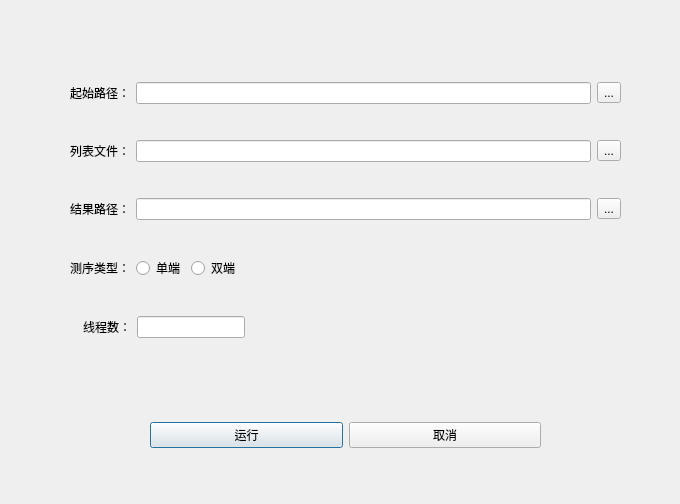
<?xml version="1.0" encoding="UTF-8"?>
<ui version="4.0">
 <class>Dialog</class>
 <widget class="QDialog" name="Dialog">
  <property name="geometry">
   <rect>
    <x>0</x>
    <y>0</y>
    <width>680</width>
    <height>504</height>
   </rect>
  </property>
  <property name="windowTitle">
   <string>Dialog</string>
  </property>
  <widget class="QWidget" name="">
   <property name="geometry">
    <rect>
     <x>150</x>
     <y>400</y>
     <width>391</width>
     <height>71</height>
    </rect>
   </property>
   <layout class="QHBoxLayout" name="horizontalLayout_5">
    <item>
     <widget class="QPushButton" name="run_btn">
      <property name="text">
       <string>运行</string>
      </property>
     </widget>
    </item>
    <item>
     <widget class="QPushButton" name="cancel_btn">
      <property name="text">
       <string>取消</string>
      </property>
     </widget>
    </item>
   </layout>
  </widget>
  <widget class="QWidget" name="">
   <property name="geometry">
    <rect>
     <x>70</x>
     <y>52</y>
     <width>551</width>
     <height>321</height>
    </rect>
   </property>
   <layout class="QVBoxLayout" name="verticalLayout">
    <item>
     <layout class="QHBoxLayout" name="horizontalLayout_6">
      <item>
       <widget class="QLabel" name="ori_label">
        <property name="text">
         <string>起始路径：</string>
        </property>
       </widget>
      </item>
      <item>
       <widget class="QLineEdit" name="ori_LE"/>
      </item>
      <item>
       <widget class="QToolButton" name="ori_tbtn">
        <property name="text">
         <string>...</string>
        </property>
       </widget>
      </item>
     </layout>
    </item>
    <item>
     <layout class="QHBoxLayout" name="horizontalLayout_4">
      <item>
       <widget class="QLabel" name="list_label">
        <property name="text">
         <string>列表文件：</string>
        </property>
       </widget>
      </item>
      <item>
       <widget class="QLineEdit" name="list_LE"/>
      </item>
      <item>
       <widget class="QToolButton" name="list_tbtn">
        <property name="text">
         <string>...</string>
        </property>
       </widget>
      </item>
     </layout>
    </item>
    <item>
     <layout class="QHBoxLayout" name="horizontalLayout_3">
      <item>
       <widget class="QLabel" name="result_label">
        <property name="text">
         <string>结果路径：</string>
        </property>
       </widget>
      </item>
      <item>
       <widget class="QLineEdit" name="result_LE"/>
      </item>
      <item>
       <widget class="QToolButton" name="result_tbtn">
        <property name="text">
         <string>...</string>
        </property>
       </widget>
      </item>
     </layout>
    </item>
    <item>
     <layout class="QHBoxLayout" name="horizontalLayout">
      <item>
       <widget class="QLabel" name="label">
        <property name="text">
         <string>测序类型：</string>
        </property>
       </widget>
      </item>
      <item>
       <widget class="QRadioButton" name="radioButton">
        <property name="text">
         <string>单端</string>
        </property>
       </widget>
      </item>
      <item>
       <widget class="QRadioButton" name="radioButton_2">
        <property name="text">
         <string>双端</string>
        </property>
       </widget>
      </item>
      <item>
       <spacer name="horizontalSpacer_3">
        <property name="orientation">
         <enum>Qt::Horizontal</enum>
        </property>
        <property name="sizeHint" stdset="0">
         <size>
          <width>40</width>
          <height>20</height>
         </size>
        </property>
       </spacer>
      </item>
     </layout>
    </item>
    <item>
     <layout class="QHBoxLayout" name="horizontalLayout_2">
      <item>
       <spacer name="horizontalSpacer_2">
        <property name="orientation">
         <enum>Qt::Horizontal</enum>
        </property>
        <property name="sizeType">
         <enum>QSizePolicy::Fixed</enum>
        </property>
        <property name="sizeHint" stdset="0">
         <size>
          <width>13</width>
          <height>20</height>
         </size>
        </property>
       </spacer>
      </item>
      <item>
       <widget class="QLabel" name="thread_label">
        <property name="text">
         <string>线程数：</string>
        </property>
       </widget>
      </item>
      <item>
       <widget class="QLineEdit" name="thread_LE">
        <property name="sizePolicy">
         <sizepolicy hsizetype="Preferred" vsizetype="Fixed">
          <horstretch>0</horstretch>
          <verstretch>0</verstretch>
         </sizepolicy>
        </property>
       </widget>
      </item>
      <item>
       <spacer name="horizontalSpacer">
        <property name="orientation">
         <enum>Qt::Horizontal</enum>
        </property>
        <property name="sizeType">
         <enum>QSizePolicy::Expanding</enum>
        </property>
        <property name="sizeHint" stdset="0">
         <size>
          <width>40</width>
          <height>20</height>
         </size>
        </property>
       </spacer>
      </item>
     </layout>
    </item>
   </layout>
  </widget>
 </widget>
 <resources/>
 <connections/>
</ui>
